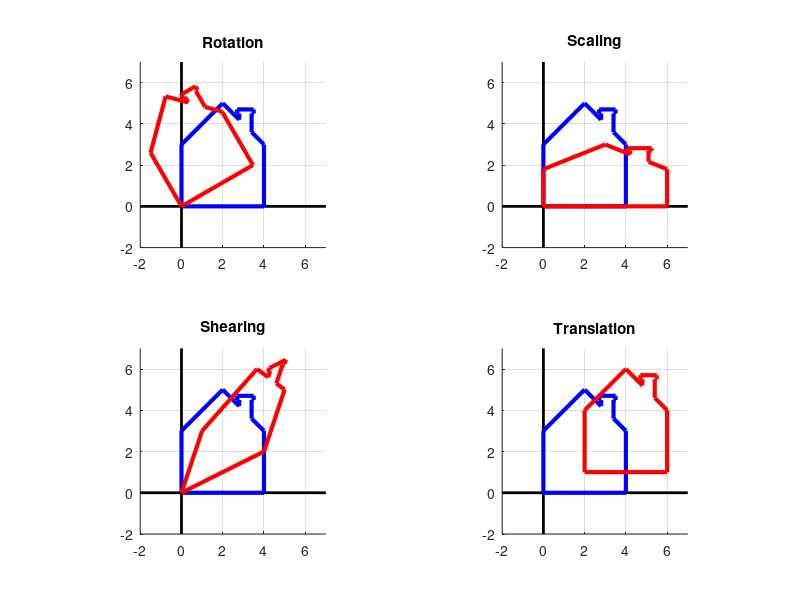

Source code (MATLAB):
%--------------------------------------------------------------------------
%  Author: Isaac J. Lee
%  
%  This routine demonstrates the use of linear and affine transformations
%  in graphics.
%  
%  You will need to add/edit/delete some code to run this program. These
%  parts are indicated by a comment beginning with the word "PROBLEM."
%  
%  To run this program, type in:
%      finished()
%--------------------------------------------------------------------------
function finished()
    clc; clf;
    xmin = -2; xmax = 7;
    ymin = -2; ymax = 7;
    
    % Coordinates for the house
    House = [0.0 4.0 4.0 3.4 3.4 3.5 3.5 2.7 2.7 2.8 2.8 2.0 0.0 0.0;
             0.0 0.0 3.0 3.6 4.5 4.5 4.7 4.7 4.5 4.5 4.2 5.0 3.0 0.0];
    
    % Homogeneous coordinates for the house
    House_H = [House; ones(1, size(House, 2))];
    
    
    % ---------------------------------------------------------------------
    %  This part demonstrates the rotation of an object.
    % ---------------------------------------------------------------------
    subplot(2, 2, 1);
    title('Rotation');
    axis([xmin xmax ymin ymax]);
    grid on; axis square;
    line([xmin xmax], [0 0], 'Color', 'k', 'LineWidth', 2);
    line([0 0], [ymin ymax], 'Color', 'k', 'LineWidth', 2);
    
    % PROBLEM 1c: Enter the components of the rotation matrix here.
    M1 = [cos(pi/6) -sin(pi/6);
          sin(pi/6)  cos(pi/6)];
    % END PROBLEM
    
    HouseRotated = M1 * House;
    line(House(1, :), House(2, :), 'Color', 'b', 'LineWidth', 3);
    line(HouseRotated(1, :), HouseRotated(2, :), 'Color', 'r', 'LineWidth', 3);
    
    
    % ---------------------------------------------------------------------
    %  This part demonstrates the scaling of an object.
    % ---------------------------------------------------------------------
    subplot(2, 2, 2);
    title('Scaling');
    axis([xmin xmax ymin ymax]);
    grid on; axis square;
    line([xmin xmax], [0 0], 'Color', 'k', 'LineWidth', 2);
    line([0 0], [ymin ymax], 'Color', 'k', 'LineWidth', 2);
    
    % PROBLEM 1c: Enter the components of the scaling matrix here.
    M2 = [1.5   0;
            0  .6];
    % END PROBLEM
    
    HouseScaled = M2 * House;
    line(House(1, :), House(2, :), 'Color', 'b', 'LineWidth', 3);
    line(HouseScaled(1, :), HouseScaled(2, :), 'Color', 'r', 'LineWidth', 3);
    
    
    % ---------------------------------------------------------------------
    %  This part demonstrates the shearing of an object.
    % ---------------------------------------------------------------------
    subplot(2, 2, 3);
    title('Shearing');
    axis([xmin xmax ymin ymax]);
    grid on; axis square;
    line([xmin xmax], [0 0], 'Color', 'k', 'LineWidth', 2);
    line([0 0], [ymin ymax], 'Color', 'k', 'LineWidth', 2);
    
    % PROBLEM 1c: the components of the shearing matrix here.
    M3 = [  1 1/3;
           .5   1];
    % END PROBLEM
    
    HouseSheared = M3 * House;
    line(House(1, :), House(2, :), 'Color', 'b', 'LineWidth', 3);
    line(HouseSheared(1, :), HouseSheared(2, :), 'Color', 'r', 'LineWidth', 3);
    
    
    % ---------------------------------------------------------------------
    %  This part demonstrates the translation of an object.
    % ---------------------------------------------------------------------
    subplot(2, 2, 4);
    title('Translation');
    axis([xmin xmax ymin ymax]);
    grid on; axis square;
    line([xmin xmax], [0 0], 'Color', 'k', 'LineWidth', 2);
    line([0 0], [ymin ymax], 'Color', 'k', 'LineWidth', 2);
    
    % PROBLEM 2c: Enter the components of the translation matrix here.
    M4 = [1 0 2;
          0 1 1;
          0 0 1];
    % END PROBLEM
    
    HouseTranslated = M4 * House_H;
    line(House(1, :), House(2, :), 'Color', 'b', 'LineWidth', 3);
    line(HouseTranslated(1, :), HouseTranslated(2, :), 'Color', 'r', 'LineWidth', 3);
end